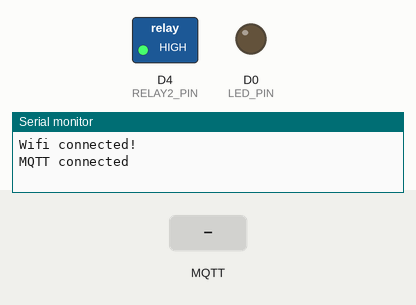
The sketch below on a simulated ESP8266 (NodeMCU). Parts: switched loads named in the sketch (green lamp = pin HIGH), output pins drawn as LEDs (lit = HIGH), the last lines printed to the serial monitor. The test bench sets the inputs (shaded band). No MQTT or app messages arrive unless stated.

Above: at 2.3 s.
2.4 s: MQTT message "NTH413" arrives on the first subscribed topic
At 2.7 s:
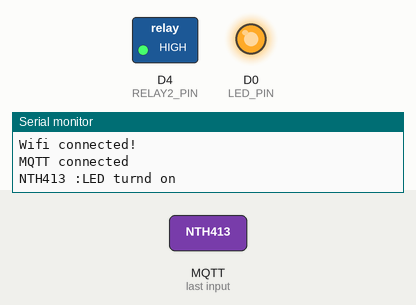
3.9 s: MQTT message "cseenth413" arrives on the first subscribed topic
5.4 s: MQTT message "ledon" arrives on the first subscribed topic
Timing chart, 0 to 8.4 s (numbered marks = the images above; inputs shaded):
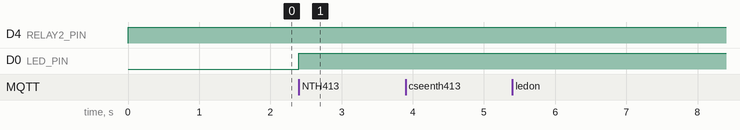

The sketch:

Lab7_rpi_flask_NOdeMCU_LED_DHT_MQTT_v2.ino
```cpp
 /*Lab7_rpi_flask_NOdeMCU_LED_DHT_MQTT_v2.ino*/
#include "EspMQTTClient.h"
#include "DHTesp.h"

#define LED_PIN D0
#define RELAY2_PIN D4
#define USBLED_PIN RELAY2_PIN
#define DHT_PIN D3
#define CDS_PIN A0

// Sensors and Actuators
#define DHTTYPE DHT22
#define LED_ON HIGH
#define LED_OFF LOW
#define RELAY_ON LOW // active low
#define RELAY_OFF HIGH
#define USBLED_ON RELAY_ON
#define USBLED_OFF RELAY_OFF

int led_state = LED_OFF, usbled_state = USBLED_OFF;
float temperature = 0, humidity = 0;
int lightValue = 0;

DHTesp dht;

// const char *WifiSSID = "NTH413";
// const char *WifiPassword = "cseenth413";
// #define mqtt_broker "203.252.106.154"
#define MQTTUsername "iot"
#define MQTTPassword "csee1414"
#define mqtt_clienname "JJLee"

const char *WifiSSID = "leeejjju";
const char *WifiPassword = "18639158";
#define mqtt_broker "sweetdream.iptime.org"
// #define mqtt_clienname "JJLee"

EspMQTTClient mqtt_client(
  WifiSSID, //wifi information
  WifiPassword,
  mqtt_broker,  // MQTT Broker server ip
  MQTTUsername,   // Can be omitted if not needed
  MQTTPassword,   // Can be omitted if not needed
  mqtt_clienname,     // Client name that uniquely identify your device
  1883              // The MQTT port, default to 1883. this line can be omitted
);

const char *pub_dht = "iot/22100579/dht22";
const char *pub_cds = "iot/22100579/cds";
const char *sub_topic = "iot/22100579";

int check_wifi = 1;
int check_mqtt = 1;


void setup(){
  Serial.begin(115200);

  pinMode(LED_PIN, OUTPUT);  // LED 연결단자
  led_state = LED_OFF;

  pinMode(RELAY2_PIN, OUTPUT);
  pinMode(CDS_PIN, INPUT);
  dht.setup(DHT_PIN, DHTesp::DHTTYPE);

}

void onConnectionEstablished(){

  mqtt_client.subscribe(sub_topic, [](const String & payload) {
    Serial.print(payload);

    if(payload.equals("ledon") != -1){
      led_state = LED_ON;
      Serial.println(" :LED turnd on");
    }else if(payload.equals("ledoff") != -1){
      led_state = LED_OFF;
      Serial.println(" :LED turnd off");
    }else if(payload.equals("led") != -1){
      if(led_state == LED_ON) led_state = LED_OFF;
      else led_state = LED_ON;
      Serial.println(" :LED toggled");
    }else if(payload.equals("dht22") != -1){

      humidity = dht.getHumidity();
      temperature = dht.getTemperature();
      String mqtt_payload;
      mqtt_payload = String("Temperature is ") + String(temperature) +
      String(", and Humidity is ") + String(humidity);
      //}else mqtt_payload = String("cannot mesure temperature and humidity...");
      mqtt_client.publish(pub_dht, mqtt_payload);
      Serial.println(" :dht22 value sent");
    }else if(payload.equals("cds") != -1){
      lightValue = analogRead(CDS_PIN);
      String mqtt_payload = String("Light Intensity is ") + String(lightValue);
      mqtt_client.publish(pub_cds, mqtt_payload);
      Serial.println(" :cds value sent");
    }else Serial.println("invalid comment");

    if(led_state == LED_ON) digitalWrite(LED_PIN, LED_ON);
    else digitalWrite(LED_PIN, LED_OFF);

  });

  // Publish a message to "mytopic/test"
  // client.publish("mytopic/test", "This is a message"); // You can activate the retain flag by setting the third parameter to true
  mqtt_client.publish(sub_topic, "22100579 JinjuLee");
  // Execute delayed instructions
  // client.executeDelayed(5 * 1000, []() {
  //   client.publish("mytopic/wildcardtest/test123", "This is a message sent 5 seconds later");
  // });


}

void loop(){
  // mqtt_client.loop();
  if(check_wifi == 1 && mqtt_client.isWifiConnected()) {
  Serial.println("Wifi connected!");
  check_wifi = 0;
  }
  else if(check_mqtt == 1 && mqtt_client.isMqttConnected()) {
  Serial.println("MQTT connected");
  check_mqtt = 0;
  }
  mqtt_client.loop();
  digitalWrite(LED_PIN, led_state);
  digitalWrite(USBLED_PIN, usbled_state);

}
```

Measured:
- after the input at 2.4 s, D0 (LED_PIN): LOW → HIGH at once
